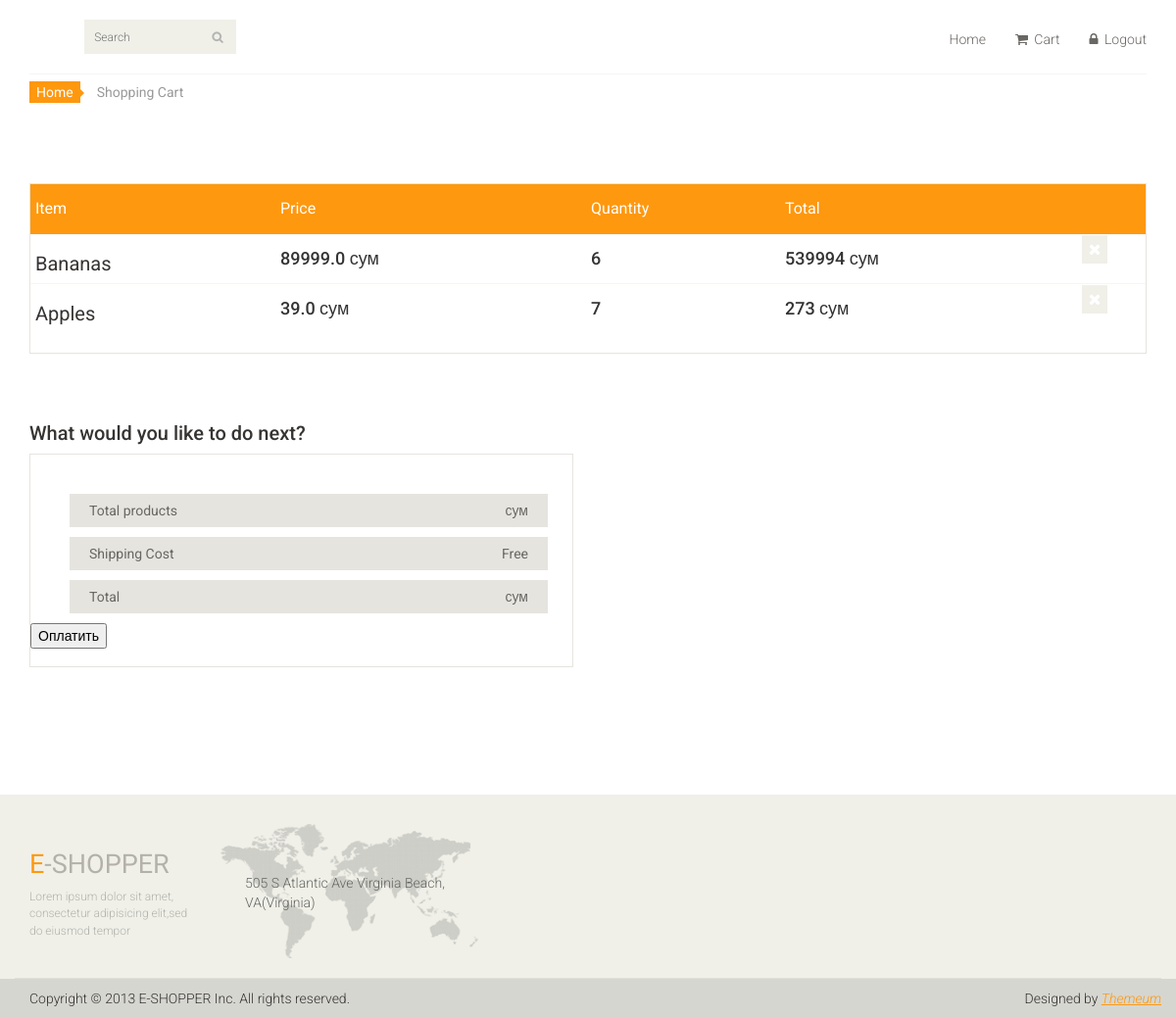
The app's page /cart (signed in) with its own data.
### index/models.py (models this page shows, shortened)
class Cart(models.Model):
    user_id = models.IntegerField()
    user_product = models.ForeignKey(Product, on_delete=models.CASCADE)
    user_product_quantity = models.IntegerField()

class Product(models.Model):
    product_name = models.CharField(max_length=880)
    product_description = models.TextField()
    product_price = models.FloatField()
    product_photo = models.ImageField()
    product_quantity = models.IntegerField(blank=True, null=True)
    product_date = models.DateTimeField(auto_now_add=True)
    product_category = models.ForeignKey(Category, on_delete=models.CASCADE, null=True, blank=True)
    def __str__(self):
        return self.product_name

### index/views.py (the view, shortened to what this page needs)
# urls.py: path('cart', views.get_user_cart),
def get_user_cart(request):
    user_cart = Cart.objects.filter(user_id=request.user.id)
    return render(request, 'user_cart.html', {'cart': user_cart})

### index/templates/user_cart.html (shortened to what this page needs)
{% extends 'index.html' %}
{% block content %}
	<section id="cart_items">
		<div class="container">
			<div class="breadcrumbs">
				<ol class="breadcrumb">
				  <li><a href="/">Home</a></li>
				  <li class="active">Shopping Cart</li>
				</ol>
			</div>
			<div class="table-responsive cart_info">
				<table class="table table-condensed">
					<thead>
						<tr class="cart_menu">
							<td class="description">Item</td>
							<td class="price">Price</td>
							<td class="quantity">Quantity</td>
							<td class="total">Total</td>
							<td></td>
						</tr>
					</thead>
					<tbody>
					{% for i in cart %}
						<tr>
							<td class="cart_description">
								<h4><a href="/{{ i.user_product.id }}">{{ i.user_product }}</a></h4>
							</td>
							<td class="cart_price">
								<h4>{{ i.user_product.product_price }} сум</h4>
							</td>
							<td class="cart_quantity">
								<h4>{{ i.user_product_quantity }}</h4>
							</td>
							<td class="cart_total">
								<h4>{% widthratio i.user_product.product_price 1 i.user_product_quantity %} сум</h4>
							</td>
							<td class="cart_delete">
								<a class="cart_quantity_delete" href="/del_item/{{ i.user_product.id }}"><i class="fa fa-times"></i></a>
							</td>
						</tr>
					{% endfor %}
					</tbody>
				</table>
			</div>
		</div>
	</section>
	<section id="do_action">
		<div class="container">
			<div class="heading">
				<h3>What would you like to do next?</h3>
			</div>
			<div class="row">
				<div class="col-sm-6">
					<div class="total_area">
						<ul>
							<li>Total products <span>{{ user_total }} сум</span></li>
							<li>Shipping Cost <span>Free</span></li>
							<li>Total <span>{{ user_total }} сум</span></li>
						</ul>
						<form method="POST">
							<button>Оплатить</button>
						</form>
					</div>
				</div>
			</div>
		</div>
	</section>
{% endblock content %}

### index/static/css/main.css (style rules this page uses)
body { font-family: 'Roboto', sans-serif; background:; position: relative; font-weight:400px; }
ul li { list-style: none; }
a { -webkit-transition: 300ms; -moz-transition: 300ms; -o-transition: 300ms; transition: 300ms; }
h1, h2, h3, h4, h5, h6 { font-family: 'Roboto', sans-serif; }
#do_action { margin-bottom: 50px; }
.breadcrumbs { position: relative; }
.breadcrumbs .breadcrumb { background:transparent; margin-bottom: 75px; padding-left: 0; }
.breadcrumbs .breadcrumb li a { background:#FE980F; color: #FFFFFF; padding: 3px 7px; }
.breadcrumbs .breadcrumb li a:after { content:""; height:auto; width: auto; border-width: 8px; border-style: solid; border-color:transparent transparent transparent #FE980F; position: absolute; top: 11px; left:48px; }
.breadcrumbs .breadcrumb > li + li:before { content: " "; }
#cart_items .cart_info { border: 1px solid #E6E4DF; margin-bottom: 50px }
#cart_items .cart_info .cart_menu { background: #FE980F; color: #fff; font-size: 16px; font-family: 'Roboto', sans-serif; font-weight: normal; }
#cart_items .cart_info .table.table-condensed thead tr { height: 51px; }
#cart_items .cart_info .table.table-condensed tr { border-bottom: 1px solid#F7F7F0 }
#cart_items .cart_info .table.table-condensed tr:last-child { border-bottom: 0 }
.cart_info table tr td { border-top: 0 none; vertical-align: inherit; }
#cart_items .cart_info .cart_description h4 { margin-bottom: 0 }
#cart_items .cart_info .cart_description h4 a { color: #363432; font-family: 'Roboto',sans-serif; font-size: 20px; font-weight: normal; }
.cart_delete { display: block; margin-right: -12px; overflow: hidden; }
.cart_delete a { background:#F0F0E9; color: #FFFFFF; padding: 5px 7px; font-size: 16px }
.heading h3 { color: #363432; font-size: 20px; font-family: 'Roboto', sans-serif; }
#do_action .total_area { padding-bottom: 18px !important; }
#do_action .total_area, #do_action .chose_area { border: 1px solid #E6E4DF; color: #696763; padding: 30px 25px 30px 0; margin-bottom: 80px; }
.total_area span { float: right; }
.total_area ul li { background:#E6E4DF; color: #696763; margin-top: 10px; padding: 7px 20px; }

### records on screen
Cart: user_product "Bananas", user_product.product_price "89999.0", user_product_quantity "6", user_product+user_product_quantity "539994"
Cart: user_product "Apples", user_product.product_price "39.0", user_product_quantity "7", user_product+user_product_quantity "273"
